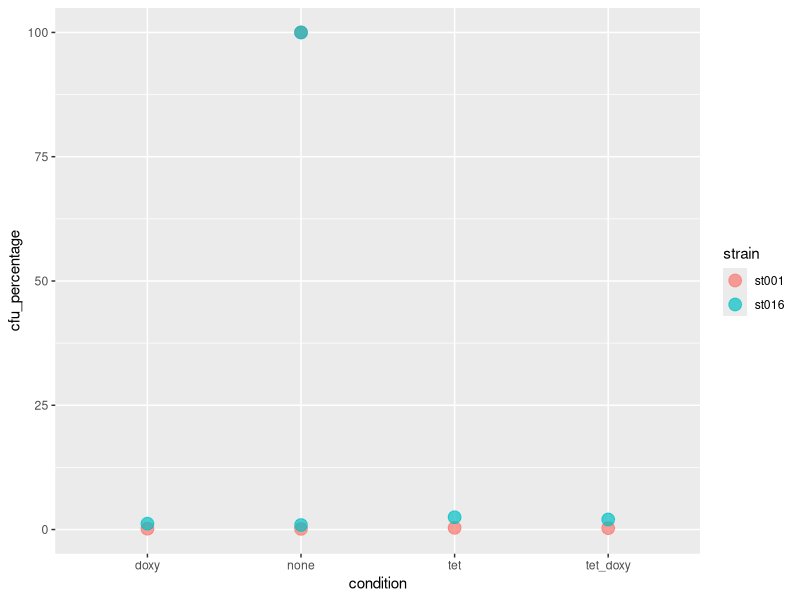
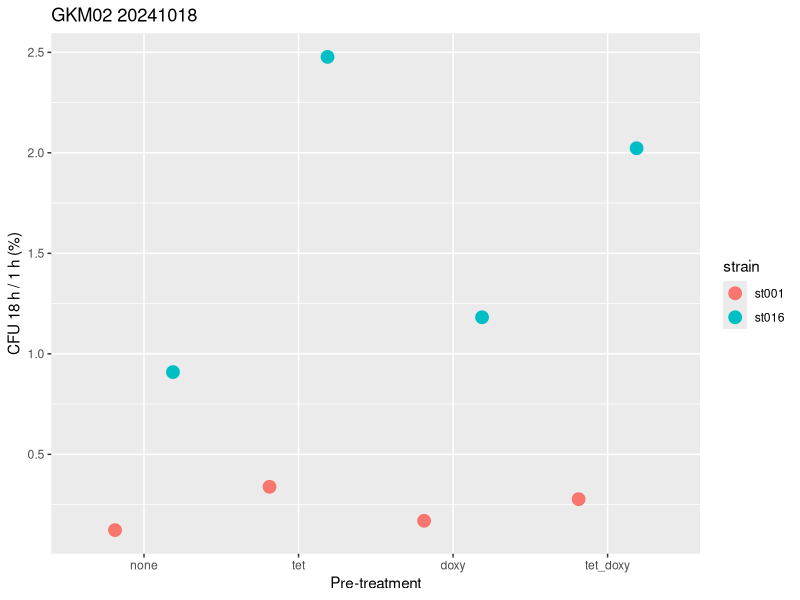

Write the R code that produced these figures, in order.
## ---- chunk 1
library(dplyr)
library(ggplot2)

#setwd("/PATH/TO/YOUR/DIRECTORY/")    # not needed here as the data file is in the same repo
## ---- chunk 2
# read in file
GKM02_data <- read.csv("cfu_analysis_example_data.csv")

# view dataframe
head(GKM02_data)

# process data
GKM02_data <- GKM02_data %>% 
  # find average cfu across the three spots, grouped by all other factors so appear in new tibble
  group_by(number, strain, infection_time, condition, antibiotic, dilution) %>% 
  summarise(cfu_count = mean(cfu_count)) %>% 
  # find number of bacteria per ml, took 20 ul (*50)
  mutate(cfu_per_ml = cfu_count * 50) %>% 
  # correct for dilution by * 10^dilution factor
  mutate(cfu_corrected = cfu_per_ml * 10^dilution )

# view dataframe
head(GKM02_data)
## ---- chunk 3
# extract 1 h baseline for ST001
GKM02_baseline_st001 <-
  GKM02_data %>% 
  filter(infection_time == "1", strain == "st001") %>% 
  pull(cfu_corrected)

# view baseline
GKM02_baseline_st001

# normalise 18 h against this 1 h baseline ST001
GKM02_st001 <-
  GKM02_data %>% 
  filter(strain == "st001") %>% 
  mutate(cfu_norm = cfu_corrected / GKM02_baseline_st001)

# view new column
GKM02_st001 %>% 
  ungroup() %>% 
  select(number, strain, infection_time, condition, cfu_count, cfu_corrected, cfu_norm) %>% 
  head()


# extract 1 h baseline for ST016
GKM02_baseline_st016 <-
  GKM02_data %>% 
  filter(infection_time == "1", strain == "st016") %>% 
  pull(cfu_corrected)

# view baseline
GKM02_baseline_st016

# normalise 18 h against this 1 h baseline ST016
GKM02_st016 <-
  GKM02_data %>% 
  filter(strain == "st016") %>% 
  mutate(cfu_norm = cfu_corrected / GKM02_baseline_st016)

# view new column
GKM02_st016 %>% 
  ungroup() %>% 
  select(number, strain, infection_time, condition, cfu_count, cfu_corrected, cfu_norm) %>% 
  head()


# merge data from both strains
GKM02_data_full <-   
  full_join(GKM02_st001, GKM02_st016) %>% 
  # make cfu_norm into percentage
  mutate(cfu_percentage = cfu_norm * 100)

# view new merged dataframe
GKM02_data_full %>% 
  ungroup() %>% 
  select(number, strain, infection_time, condition, cfu_count, cfu_corrected, cfu_norm) %>% 
  head(10)
## ---- chunk 4
# plot initially, check the baseline is at 100% as expected then can filter out
GKM02_data_full %>% 
  ggplot(mapping = aes(x = condition, y = cfu_percentage, colour = strain)) +
  geom_point(size = 4, alpha = 0.7) # transparency so can check both baselines are at 100%

# set desired order of conditions for plot
order <- c("none", "tet", "doxy", "tet_doxy")

# now plot with more specifications
GKM02_plot <-
  GKM02_data_full %>% 
  filter(infection_time != "1") %>% 
  # reorder columns as specified by order variable (ensure data points also swap, not just the labels)
  mutate(condition = factor(condition, levels = order) ) %>%  
  
  ggplot(mapping = aes(x = condition, y = cfu_percentage, colour = strain)) +
  geom_point(size = 4, position = position_dodge(width = 0.75)) +
  labs(title = "GKM02 20241018", x = "Pre-treatment", y = "CFU 18 h / 1 h (%)")

# visualise plot
GKM02_plot

# save plot, save in data folder first so do not overwrite previous plots
#ggsave("GKM02_plot.png", plot = GKM02_plot, path = "ENTER/PATH")   # not needed here
